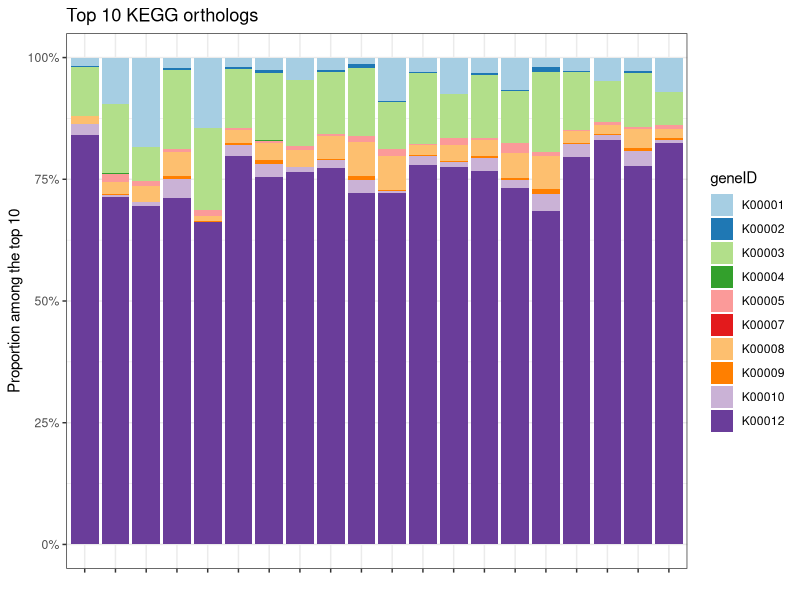

Here is the R script that generated this plot:
## ---- chunk 1

if(!require("waldo")) {
  install.packages("waldo")
  library(waldo)
}

library(tidyverse)

## ---- chunk 2

my_data <- read_tsv("data_matrix.tsv", show_col_types = FALSE)
my_samples <- read_tsv("sample_sheet.tsv", show_col_types = FALSE)

## ---- chunk 3

my_subset <- my_data %>%
  group_by(geneID) %>%
  summarise(sum_count = sum(count)) %>%
  slice(1:10) %>%
  left_join(my_data, by = "geneID") %>%
  select(SampleID, count, geneID)

my_subset %>%
  ggplot(aes(x = SampleID, y = count, fill = geneID)) +
  geom_bar(stat = "identity", position = "fill") +
  theme_bw() +
  theme(axis.text.x = element_blank(), strip.background = element_blank()) +
  scale_fill_brewer(palette = "Paired") +
  scale_y_continuous(labels = scales::percent) +
  labs(title = "Top 10 KEGG orthologs",
       y = "Proportion among the top 10",
       x = "")

## ---- chunk 4

waldo::compare(unique(my_data$geneID), unique(my_subset$geneID))

# compare(my_data, my_subset)
# can not directly compare dataframes!
# gives error: Error in compare_proxy.spec_tbl_df(x, paths[[1]]) : unused argument (paths[[1]])
